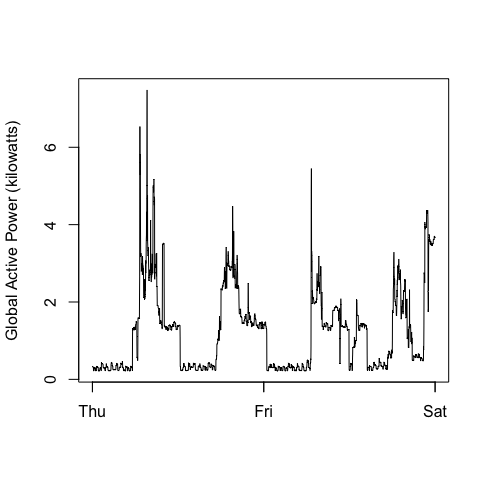

Write R code to recreate this figure.
#Plotting Time Series Data
#strptime(character, format = "%Y-%m-%d")                 # Convert character to time object
dateTime <- strptime(paste(subsetdata$Date, subsetdata$Time, sep=" "), "%d/%m/%Y %H:%M:%S") 
plot(dateTime, GAP, type="l", xlab="", ylab="Global Active Power (kilowatts)")
